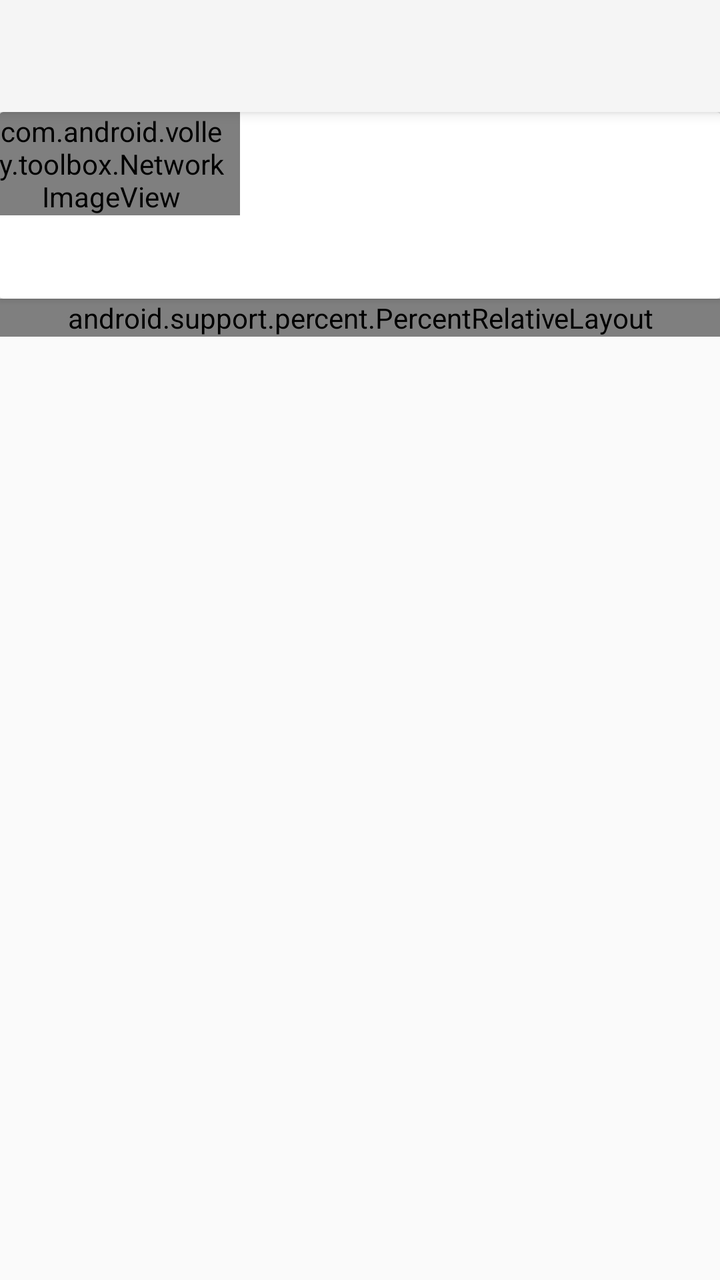
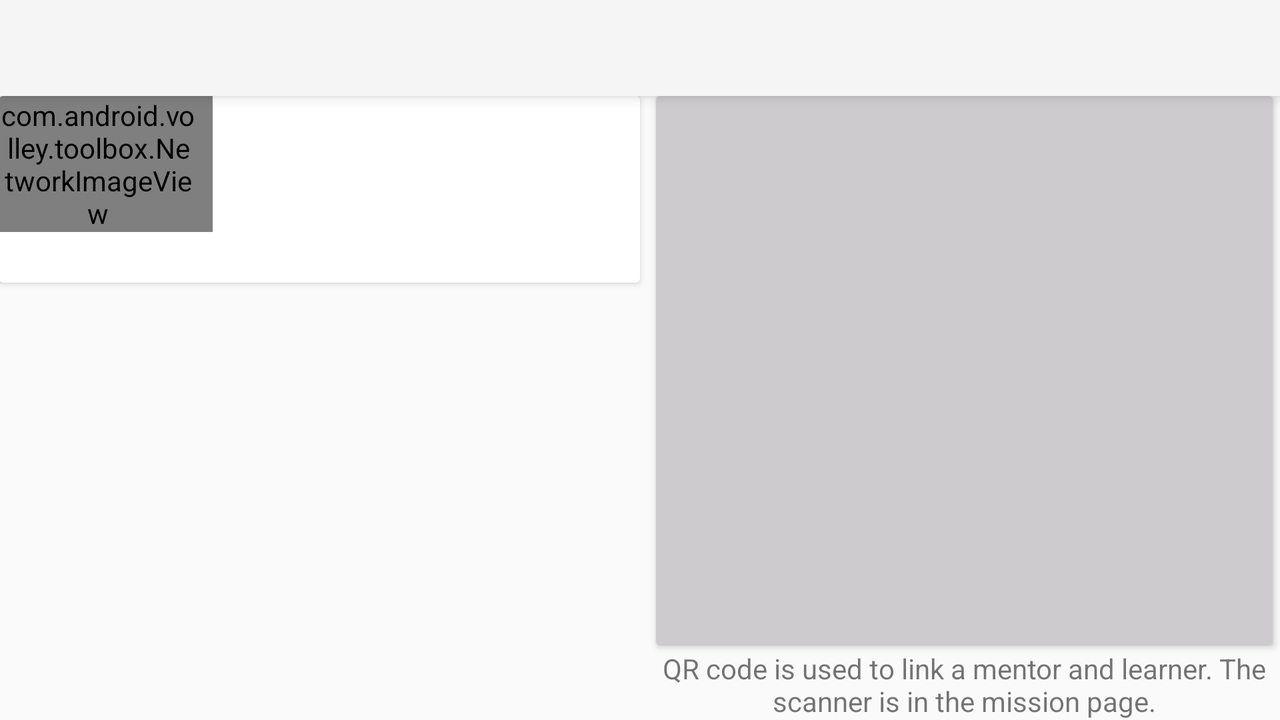

First picture: res/layout/ on a phone held upright. Second picture: the repository's own variant of that layout, on a device whose configuration matches the variant's folder. Source for both follows.
<!-- AndroidManifest.xml: application theme Theme.AppCompat.Light.NoActionBar -->
<!-- res/layout/activity_student_profile.xml -->
<?xml version="1.0" encoding="utf-8"?>
<LinearLayout xmlns:android="http://schemas.android.com/apk/res/android"
    xmlns:app="http://schemas.android.com/apk/res-auto"
    xmlns:tools="http://schemas.android.com/tools"
    android:layout_width="match_parent"
    android:layout_height="match_parent"
    android:orientation="vertical"
    tools:context="com.playposse.peertopeeroxygen.android.student.StudentProfileActivity">

    <android.support.v7.widget.Toolbar
        android:id="@+id/my_toolbar"
        android:layout_width="match_parent"
        android:layout_height="?attr/actionBarSize"
        android:background="?attr/colorPrimary"
        android:elevation="4dp"
        android:theme="@style/ThemeOverlay.AppCompat.ActionBar"
        app:popupTheme="@style/ThemeOverlay.AppCompat.Light" />

    <LinearLayout
        android:layout_width="match_parent"
        android:layout_height="wrap_content"
        android:clipToPadding="false"
        android:orientation="vertical"
        android:paddingBottom="@dimen/activity_vertical_margin"
        android:paddingLeft="@dimen/activity_horizontal_margin"
        android:paddingRight="@dimen/activity_horizontal_margin"
        android:paddingTop="@dimen/activity_vertical_margin">

        <android.support.v7.widget.CardView
            android:layout_width="match_parent"
            android:layout_height="wrap_content">

            <GridLayout
                android:layout_width="match_parent"
                android:layout_height="wrap_content"
                android:columnCount="2">

                <com.android.volley.toolbox.NetworkImageView
                    android:id="@+id/profilePhotoImageView"
                    android:layout_width="0dp"
                    android:layout_height="wrap_content"
                    android:layout_columnWeight="1"
                    android:adjustViewBounds="true"
                    android:paddingRight="8dp" />

                <LinearLayout
                    android:layout_width="0dp"
                    android:layout_height="wrap_content"
                    android:layout_columnWeight="2"
                    android:orientation="vertical"
                    android:paddingBottom="4dp">


                    <TextView
                        android:id="@+id/profileNameTextView"
                        android:layout_width="wrap_content"
                        android:layout_height="wrap_content"
                        android:textAppearance="@style/TextAppearance.AppCompat.Headline" />

                    <TextView
                        android:id="@+id/teachPointsTextView"
                        android:layout_width="wrap_content"
                        android:layout_height="wrap_content" />

                    <TextView
                        android:id="@+id/practicePointsTextView"
                        android:layout_width="wrap_content"
                        android:layout_height="wrap_content" />

                    <TextView
                        android:id="@+id/heartPointsTextView"
                        android:layout_width="wrap_content"
                        android:layout_height="wrap_content" />
                </LinearLayout>
            </GridLayout>
        </android.support.v7.widget.CardView>

        <android.support.percent.PercentRelativeLayout
            android:layout_width="match_parent"
            android:layout_height="match_parent"
            android:clipToPadding="false">

            <android.support.v7.widget.CardView
                android:layout_centerHorizontal="true"
                android:layout_centerVertical="true"
                app:layout_aspectRatio="100%"
                app:layout_widthPercent="66%">

                <ImageView
                    android:id="@+id/qrCodeImageView"
                    android:layout_width="match_parent"
                    android:layout_height="match_parent"
                    android:adjustViewBounds="true"
                    android:outlineProvider="bounds" />
            </android.support.v7.widget.CardView>

            <TextView
                android:layout_width="wrap_content"
                android:layout_height="wrap_content"
                android:layout_alignParentBottom="true"
                android:layout_centerHorizontal="true"
                android:gravity="center"
                android:text="@string/profile_qr_code_hint" />

        </android.support.percent.PercentRelativeLayout>
    </LinearLayout>
</LinearLayout>
<!-- resources referenced by this layout -->
<resources>
  <string name="profile_qr_code_hint">QR code is used to link a mentor and learner. The scanner is in the mission page.</string>
</resources>
<!-- res/layout-land/activity_student_profile.xml (the repository's variant of the layout above) -->
<!-- drawn on the phone turned sideways -->
<?xml version="1.0" encoding="utf-8"?>
<LinearLayout xmlns:android="http://schemas.android.com/apk/res/android"
    xmlns:app="http://schemas.android.com/apk/res-auto"
    xmlns:tools="http://schemas.android.com/tools"
    android:layout_width="match_parent"
    android:layout_height="match_parent"
    android:orientation="vertical"
    tools:context="com.playposse.peertopeeroxygen.android.student.StudentProfileActivity">

    <android.support.v7.widget.Toolbar
        android:id="@+id/my_toolbar"
        android:layout_width="match_parent"
        android:layout_height="?attr/actionBarSize"
        android:background="?attr/colorPrimary"
        android:elevation="4dp"
        android:theme="@style/ThemeOverlay.AppCompat.ActionBar"
        app:popupTheme="@style/ThemeOverlay.AppCompat.Light" />

    <LinearLayout
        android:layout_width="match_parent"
        android:layout_height="match_parent"
        android:clipToPadding="false"
        android:orientation="horizontal"
        android:paddingBottom="@dimen/activity_vertical_margin"
        android:paddingLeft="@dimen/activity_horizontal_margin"
        android:paddingRight="@dimen/activity_horizontal_margin"
        android:paddingTop="@dimen/activity_vertical_margin">

        <android.support.v7.widget.CardView
            android:layout_width="0dp"
            android:layout_height="wrap_content"
            android:layout_weight="1"
            android:elevation="2dp"
            android:paddingEnd="8dp">

            <GridLayout
                android:layout_width="match_parent"
                android:layout_height="wrap_content"
                android:columnCount="2">

                <com.android.volley.toolbox.NetworkImageView
                    android:id="@+id/profilePhotoImageView"
                    android:layout_width="0dp"
                    android:layout_height="wrap_content"
                    android:layout_columnWeight="1"
                    android:adjustViewBounds="true"
                    android:paddingRight="8dp" />

                <LinearLayout
                    android:layout_width="0dp"
                    android:layout_height="wrap_content"
                    android:layout_columnWeight="2"
                    android:orientation="vertical"
                    android:paddingBottom="4dp">


                    <TextView
                        android:id="@+id/profileNameTextView"
                        android:layout_width="wrap_content"
                        android:layout_height="wrap_content"
                        android:textAppearance="@style/TextAppearance.AppCompat.Headline" />

                    <TextView
                        android:id="@+id/teachPointsTextView"
                        android:layout_width="wrap_content"
                        android:layout_height="wrap_content" />

                    <TextView
                        android:id="@+id/practicePointsTextView"
                        android:layout_width="wrap_content"
                        android:layout_height="wrap_content" />

                    <TextView
                        android:id="@+id/heartPointsTextView"
                        android:layout_width="wrap_content"
                        android:layout_height="wrap_content" />
                </LinearLayout>
            </GridLayout>
        </android.support.v7.widget.CardView>

        <LinearLayout
            android:layout_width="0dp"
            android:layout_height="match_parent"
            android:layout_weight="1"
            android:clipToPadding="false"
            android:orientation="vertical"
            android:paddingEnd="4dp"
            android:paddingStart="8dp">

            <android.support.v7.widget.CardView
                android:layout_width="match_parent"
                android:layout_height="0dp"
                android:layout_weight="1">

                <ImageView
                    android:id="@+id/qrCodeImageView"
                    android:layout_width="match_parent"
                    android:layout_height="match_parent"
                    android:adjustViewBounds="true"
                    android:background="@color/bg_gray"
                    android:elevation="2dp"
                    android:outlineProvider="bounds" />
            </android.support.v7.widget.CardView>

            <TextView
                android:paddingTop="2dp"
                android:layout_width="wrap_content"
                android:layout_height="wrap_content"
                android:gravity="center"
                android:text="@string/profile_qr_code_hint" />
        </LinearLayout>
    </LinearLayout>
</LinearLayout>
<!-- resources referenced by the variant -->
<!-- as the phone turned sideways resolves them -->
<resources>
  <color name="bg_gray">#cecbce</color>
  <string name="profile_qr_code_hint">QR code is used to link a mentor and learner. The scanner is in the mission page.</string>
</resources>
